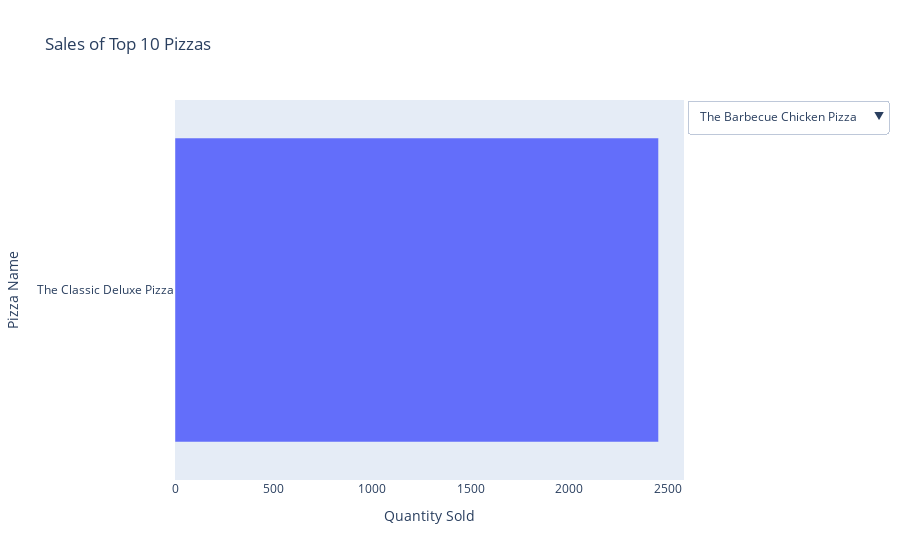

This figure's notebook cell:
### Code cell
import plotly.graph_objects as go

# Step 1: Prepare data
top_10_pizzas = df.groupby('pizza_name')['quantity'].sum().sort_values(ascending=False).head(10)
pizza_df = top_10_pizzas.reset_index()

# Step 2: Create one bar trace per pizza, but show only the first one
fig = go.Figure()

for i, row in pizza_df.iterrows():
    fig.add_trace(go.Bar(
        x=[row['quantity']],
        y=[row['pizza_name']],
        name=row['pizza_name'],
        orientation='h',
        visible=(i == 0)  # Only show the first pizza at first
    ))

# Step 3: Create dropdown buttons
buttons = []
for i, pizza in enumerate(pizza_df['pizza_name']):
    visibility = [False] * len(pizza_df)
    visibility[i] = True
    buttons.append(dict(
        label=pizza,
        method='update',
        args=[{'visible': visibility},
             {'layout': {
                'title': {
                    'text': f"Sales of {pizza}",
                    'y': 1.95,         # Pushes title closer to top (default is ~0.9–1.0)
                    'yanchor': 'top',
                    'xanchor': 'center'
                }
            }}]
    ))

# Step 4: Update layout with dropdown
fig.update_layout(
    title='Sales of Top 10 Pizzas',
    xaxis_title='Quantity Sold',
    yaxis_title='Pizza Name',
    updatemenus=[dict(
        active=1,
        buttons=buttons,
        x=1.4,  # position to the right
        y=1,
        showactive=True
    )]
)

fig.show()

### Figure 1 — Plotly figure (JSON) as saved in the notebook; plotly's stock layout.template omitted (floating-point values rounded to 4 significant figures)
{"data": [{"name": "The Classic Deluxe Pizza", "orientation": "h", "type": "bar", "visible": true, "x": [2453], "y": ["The Classic Deluxe Pizza"]}, {"name": "The Barbecue Chicken Pizza", "orientation": "h", "type": "bar", "visible": false, "x": [2432], "y": ["The Barbecue Chicken Pizza"]}, {"name": "The Hawaiian Pizza", "orientation": "h", "type": "bar", "visible": false, "x": [2422], "y": ["The Hawaiian Pizza"]}, {"name": "The Pepperoni Pizza", "orientation": "h", "type": "bar", "visible": false, "x": [2418], "y": ["The Pepperoni Pizza"]}, {"name": "The Thai Chicken Pizza", "orientation": "h", "type": "bar", "visible": false, "x": [2371], "y": ["The Thai Chicken Pizza"]}, {"name": "The California Chicken Pizza", "orientation": "h", "type": "bar", "visible": false, "x": [2370], "y": ["The California Chicken Pizza"]}, {"name": "The Sicilian Pizza", "orientation": "h", "type": "bar", "visible": false, "x": [1938], "y": ["The Sicilian Pizza"]}, {"name": "The Spicy Italian Pizza", "orientation": "h", "type": "bar", "visible": false, "x": [1924], "y": ["The Spicy Italian Pizza"]}, {"name": "The Southwest Chicken Pizza", "orientation": "h", "type": "bar", "visible": false, "x": [1917], "y": ["The Southwest Chicken Pizza"]}, {"name": "The Big Meat Pizza", "orientation": "h", "type": "bar", "visible": false, "x": [1914], "y": ["The Big Meat Pizza"]}], "layout": {"title": {"text": "Sales of Top 10 Pizzas"}, "updatemenus": [{"active": 1, "buttons": [{"args": [{"visible": [true, false, false, false, false, false, false, false, false, false]}, {"layout": {"title": {"text": "Sales of The Classic Deluxe Pizza", "xanchor": "center", "y": 1.95, "yanchor": "top"}}}], "label": "The Classic Deluxe Pizza", "method": "update"}, {"args": [{"visible": [false, true, false, false, false, false, false, false, false, false]}, {"layout": {"title": {"text": "Sales of The Barbecue Chicken Pizza", "xanchor": "center", "y": 1.95, "yanchor": "top"}}}], "label": "The Barbecue Chicken Pizza", "method": "update"}, {"args": [{"visible": [false, false, true, false, false, false, false, false, false, false]}, {"layout": {"title": {"text": "Sales of The Hawaiian Pizza", "xanchor": "center", "y": 1.95, "yanchor": "top"}}}], "label": "The Hawaiian Pizza", "method": "update"}, {"args": [{"visible": [false, false, false, true, false, false, false, false, false, false]}, {"layout": {"title": {"text": "Sales of The Pepperoni Pizza", "xanchor": "center", "y": 1.95, "yanchor": "top"}}}], "label": "The Pepperoni Pizza", "method": "update"}, {"args": [{"visible": [false, false, false, false, true, false, false, false, false, false]}, {"layout": {"title": {"text": "Sales of The Thai Chicken Pizza", "xanchor": "center", "y": 1.95, "yanchor": "top"}}}], "label": "The Thai Chicken Pizza", "method": "update"}, {"args": [{"visible": [false, false, false, false, false, true, false, false, false, false]}, {"layout": {"title": {"text": "Sales of The California Chicken Pizza", "xanchor": "center", "y": 1.95, "yanchor": "top"}}}], "label": "The California Chicken Pizza", "method": "update"}, {"args": [{"visible": [false, false, false, false, false, false, true, false, false, false]}, {"layout": {"title": {"text": "Sales of The Sicilian Pizza", "xanchor": "center", "y": 1.95, "yanchor": "top"}}}], "label": "The Sicilian Pizza", "method": "update"}, {"args": [{"visible": [false, false, false, false, false, false, false, true, false, false]}, {"layout": {"title": {"text": "Sales of The Spicy Italian Pizza", "xanchor": "center", "y": 1.95, "yanchor": "top"}}}], "label": "The Spicy Italian Pizza", "method": "update"}, {"args": [{"visible": [false, false, false, false, false, false, false, false, true, false]}, {"layout": {"title": {"text": "Sales of The Southwest Chicken Pizza", "xanchor": "center", "y": 1.95, "yanchor": "top"}}}], "label": "The Southwest Chicken Pizza", "method": "update"}, {"args": [{"visible": [false, false, false, false, false, false, false, false, false, true]}, {"layout": {"title": {"text": "Sales of The Big Meat Pizza", "xanchor": "center", "y": 1.95, "yanchor": "top"}}}], "label": "The Big Meat Pizza", "method": "update"}], "showactive": true, "x": 1.4, "y": 1}], "xaxis": {"title": {"text": "Quantity Sold"}}, "yaxis": {"title": {"text": "Pizza Name"}}}}
